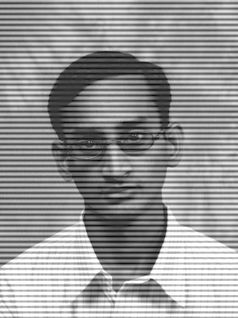
%> input picture Assignment-2/Q1/inp2.png, 238 x 318 px
$ octave q15.m   (GNU Octave 9; MATLAB toolbox functions it lacks are replaced by stand-ins)
%> lines starting %> are read from the running program, lines starting %| are printed output that depends on the picture
testim = imread('inp2.png');
%> testim is the input picture: size 318x238 uint8; min 1, max 255, mean 150.6
my = fftshift(fft2(testim));
[x,y] = size(testim);
%> x = 318; y = 238
rectfilt=[zeros(120,y);ones(55,y);zeros(143,y)];
filter = double(imgaussfilt(testim,20));
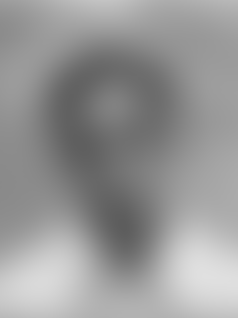
%> filter: size 318x238 double; min 93, max 224, mean 150.5
res = my.*rectfilt;
out = ifft2((res));
figure
subplot(2,2,1)
imagesc(log(abs((my))));
title('Fourier of image');
subplot(2,2,2)
imagesc(log(abs(res)));
title('Fourier transform of image after applying filter(sigma = 20)');
subplot(2,2,3)
imshow(testim)
title('Original image');
subplot(2,2,4)
imshow(mat2gray(log(abs(out))));
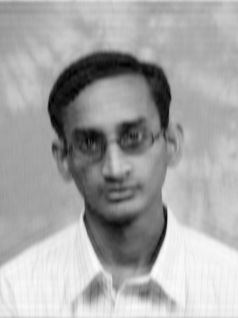
%> displayed picture: size 318x238, on the screen's scale of 0 to 255; min 0, max 255, mean 166.2
title('filtered image');
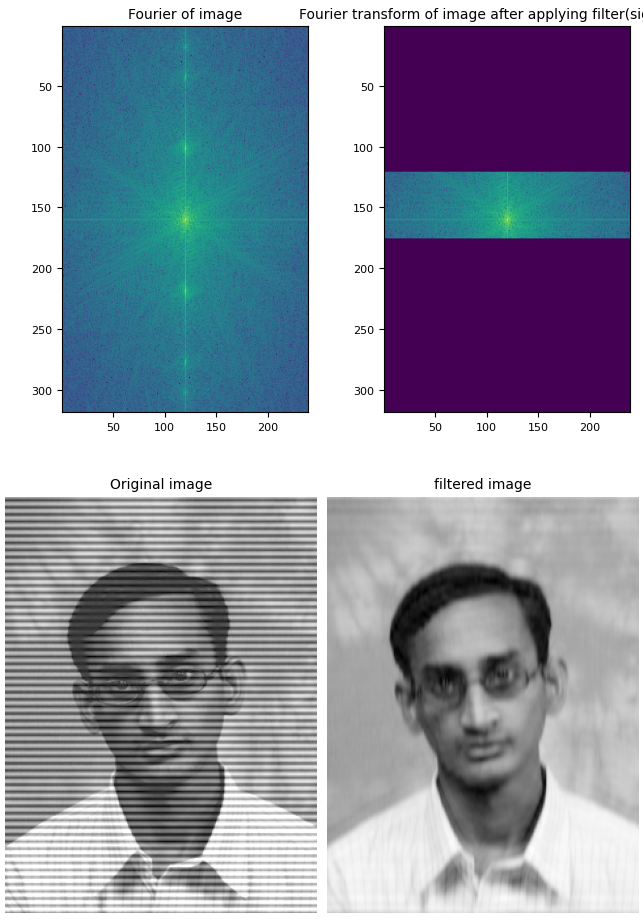
%> figure redrawn from the program's plot data, 4 panels
